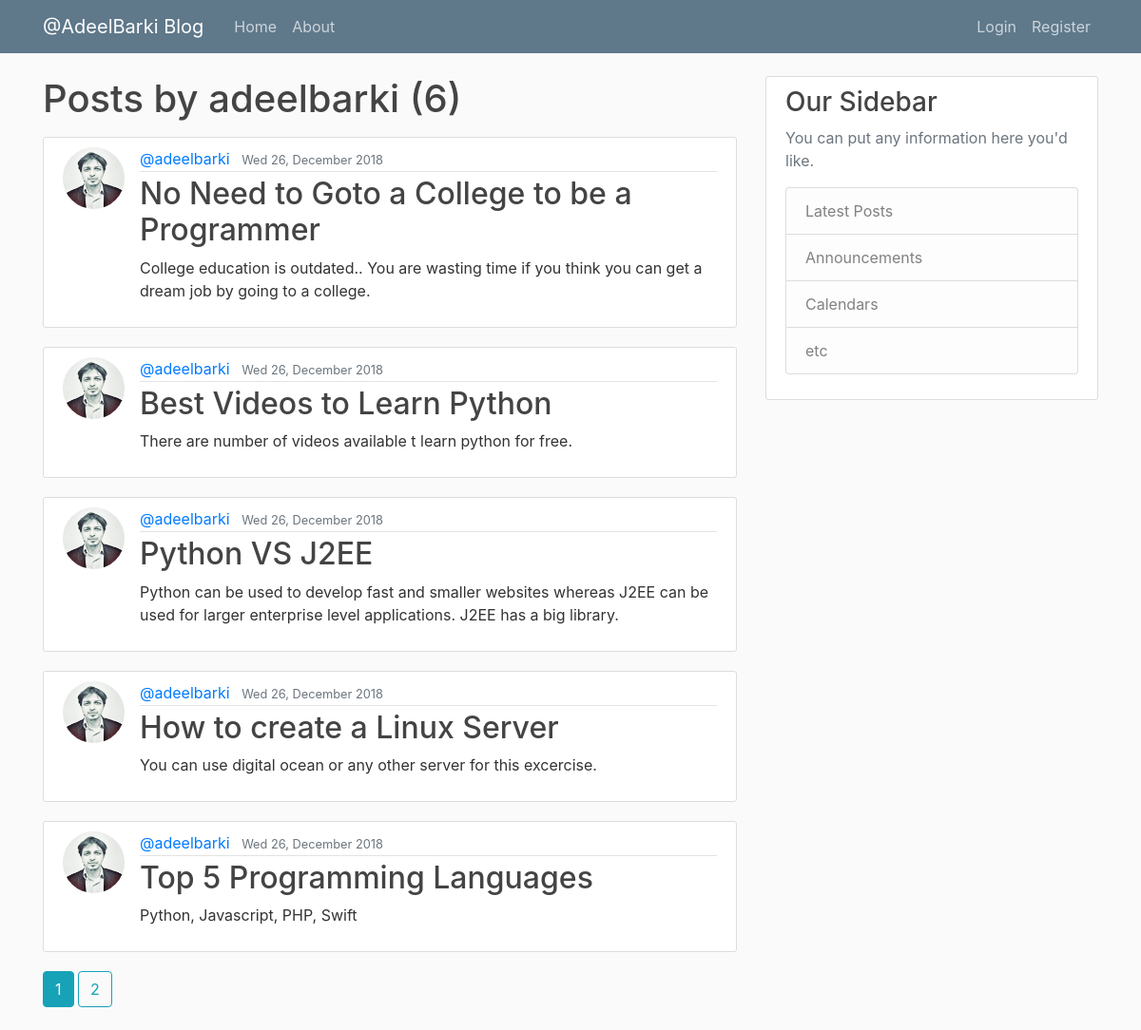
/user/adeelbarki, run on the app's committed database.
### blog/models.py (models this page shows, shortened)
class User(db.Model, UserMixin):
    id = db.Column(db.Integer, primary_key=True)
    username = db.Column(db.String(20), unique=True, nullable=False)
    email = db.Column(db.String(120), unique=True, nullable=False)
    image_file = db.Column(db.String(20), nullable=False, default='default.jpg')
    password = db.Column(db.String(60), nullable=False)
    posts = db.relationship('Post', backref='author', lazy=True)

class Post(db.Model):
    id = db.Column(db.Integer, primary_key=True)
    title = db.Column(db.String(100), nullable=False)
    date_posted = db.Column(db.DateTime, nullable=False, default=datetime.utcnow)
    content = db.Column(db.Text, nullable=False)
    user_id = db.Column(db.Integer, db.ForeignKey('user.id'), nullable=False)

### blog/routes.py (the view)
@app.route('/user/<string:username>')
def user_posts(username):
    page = request.args.get('page', 1, type=int)
    user = User.query.filter_by(username=username).first_or_404()
    posts = Post.query.filter_by(author=user)\
        .order_by(Post.date_posted.desc())\
        .paginate(page=page, per_page=5)
    return render_template('user_posts.html', posts=posts, user=user)

### blog/templates/user_posts.html
{% extends "layout.html" %}
{% block content %}
    <h1 class="mb-3">Posts by {{ user.username }} ({{ posts.total }})</h1>
    {% for post in posts.items %}
        <article class="media content-section">
            <img src="{{url_for('static', filename='profile_pics/' + post.author.image_file)}}"
             class="rounded-circle article-img">
        <div class="media-body">
            <div class="article-metadata">
            <a class="mr-2" href="{{ url_for('user_posts', username=post.author.username)}}">@{{ post.author.username }}</a>
            <small class="text-muted">{{ post.date_posted.strftime('%a %d, %B %Y') }}</small>
            </div>
            <h2><a class="article-title" href="{{ url_for('post', post_id=post.id)}}">{{ post.title }}</a></h2>
            <p class="article-content">{{ post.content }}</p>
        </div>
        </article>
    {% endfor %}
    {% for page_num in posts.iter_pages(left_edge=1, right_edge=1, left_current=1, right_current=2) %}
        {% if page_num %}
            {% if posts.page == page_num %}
                <a class="btn btn-info mb-4" href="{{ url_for('user_posts', username=user.username,page=page_num)}}">{{ page_num }}</a>
            {% else %}
            <a class="btn btn-outline-info mb-4" href="{{ url_for('user_posts', username=user.username, page=page_num)}}">{{ page_num }}</a>
            {% endif %}
        {% else %}
            ...
        {% endif %}
    {% endfor %}
{% endblock content %}

### blog/templates/layout.html (shortened to what this page needs)
<!DOCTYPE html>
<html lang="en">
<head>
    <link rel="stylesheet" href="https://maxcdn.bootstrapcdn.com/bootstrap/4.0.0/css/bootstrap.min.css">
    <link rel="stylesheet" type="text/css" href="{{ url_for('static', filename='main.css') }}">
</head>
<body>
        <header class="site-header">
                <nav class="navbar navbar-expand-md navbar-dark bg-steel fixed-top">
                  <div class="container">
                    <a class="navbar-brand mr-4" href="/">@AdeelBarki Blog</a>
                    <div class="collapse navbar-collapse" id="navbarToggle">
                      <div class="navbar-nav mr-auto">
                        <a class="nav-item nav-link" href="{{url_for('home')}}">Home</a>
                        <a class="nav-item nav-link" href="{{url_for('about')}}">About</a>
                      </div>
                      <div class="navbar-nav">
                        {% if current_user.is_authenticated %}
                          <a class="nav-item nav-link" href="{{url_for('new_post')}}">New Post</a>
                          <a class="nav-item nav-link" href="{{url_for('account')}}">Account</a>
                          <a class="nav-item nav-link" href="{{url_for('logout')}}">Logout</a>
                        {% else %}
                          <a class="nav-item nav-link" href="{{url_for('login')}}">Login</a>
                          <a class="nav-item nav-link" href="{{url_for('register')}}">Register</a>
                        {% endif %}
                      </div>
                    </div>
                  </div>
                </nav>
              </header>
              <main role="main" class="container">
                    <div class="row">
                      <div class="col-md-8">
                        {% block content %}{% endblock %}
                      </div>
                      <div class="col-md-4">
                        <div class="content-section">
                          <h3>Our Sidebar</h3>
                          <p class='text-muted'>You can put any information here you'd like.
                            <ul class="list-group">
                              <li class="list-group-item list-group-item-light">Latest Posts</li>
                              <li class="list-group-item list-group-item-light">Announcements</li>
                              <li class="list-group-item list-group-item-light">Calendars</li>
                              <li class="list-group-item list-group-item-light">etc</li>
                            </ul>
                          </p>
                        </div>
                      </div>
                    </div>
                  </main>
</body>
</html>

### blog/static/main.css (style rules this page uses)
body { background: #fafafa; color: #333333; margin-top: 5rem; }
h1, h2, h3, h4, h5, h6 { color: #444444; }
.bg-steel { background-color: #5f788a; }
.site-header .navbar-nav .nav-link { color: #cbd5db; }
.content-section { background: #ffffff; padding: 10px 20px; border: 1px solid #dddddd; border-radius: 3px; margin-bottom: 20px; }
.article-title { color: #444444; }
.article-content { white-space: pre-line; }
.article-img { height: 65px; width: 65px; margin-right: 16px; }
.article-metadata { padding-bottom: 1px; margin-bottom: 4px; border-bottom: 1px solid #e3e3e3 }

### data on the page
User: username "adeelbarki"
Post: image_file (picture), author.username "adeelbarki", date_posted "Wed 26, December 2018", title "No Need to Goto a College to be a Programmer", content "College education is outdated.. You are wasting time if you think you can get a dream job by going to a college."
Post: image_file (picture), author.username "adeelbarki", date_posted "Wed 26, December 2018", title "Best Videos to Learn Python", content "There are number of videos available t learn python for free."
Post: image_file (picture), author.username "adeelbarki", date_posted "Wed 26, December 2018", title "Python VS J2EE", content "Python can be used to develop fast and smaller websites whereas J2EE can be used for larger enterprise level applications. J2EE has a big library."
Post: image_file (picture), author.username "adeelbarki", date_posted "Wed 26, December 2018", title "How to create a Linux Server", content "You can use digital ocean or any other server for this excercise."
Post: image_file (picture), author.username "adeelbarki", date_posted "Wed 26, December 2018", title "Top 5 Programming Languages", content "Python, Javascript, PHP, Swift"

### other printed values
{{ posts.total }} "6"
{{ page_num }} "1"
{{ page_num }} "2"
